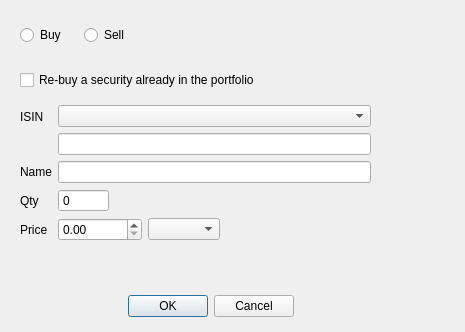
<?xml version="1.0" encoding="UTF-8"?>
<ui version="4.0">
 <class>TransactionDialog</class>
 <widget class="QDialog" name="TransactionDialog">
  <property name="geometry">
   <rect>
    <x>0</x>
    <y>0</y>
    <width>465</width>
    <height>332</height>
   </rect>
  </property>
  <property name="windowTitle">
   <string>Dialog</string>
  </property>
  <widget class="QWidget" name="horizontalLayoutWidget">
   <property name="geometry">
    <rect>
     <x>20</x>
     <y>10</y>
     <width>121</width>
     <height>51</height>
    </rect>
   </property>
   <layout class="QHBoxLayout" name="buySellButtons">
    <item>
     <widget class="QRadioButton" name="buyButton">
      <property name="text">
       <string>Buy</string>
      </property>
     </widget>
    </item>
    <item>
     <widget class="QRadioButton" name="sellButton">
      <property name="text">
       <string>Sell</string>
      </property>
     </widget>
    </item>
   </layout>
  </widget>
  <widget class="QCheckBox" name="rebuyButton">
   <property name="geometry">
    <rect>
     <x>20</x>
     <y>70</y>
     <width>291</width>
     <height>20</height>
    </rect>
   </property>
   <property name="text">
    <string>Re-buy a security already in the portfolio</string>
   </property>
  </widget>
  <widget class="QWidget" name="formLayoutWidget">
   <property name="geometry">
    <rect>
     <x>20</x>
     <y>105</y>
     <width>351</width>
     <height>166</height>
    </rect>
   </property>
   <layout class="QFormLayout" name="formLayout">
    <item row="0" column="0">
     <widget class="QLabel" name="isinLabel">
      <property name="text">
       <string>ISIN</string>
      </property>
     </widget>
    </item>
    <item row="0" column="1">
     <layout class="QVBoxLayout" name="isinLayout">
      <item>
       <widget class="QComboBox" name="isinSelector">
        <property name="enabled">
         <bool>true</bool>
        </property>
        <property name="sizePolicy">
         <sizepolicy hsizetype="Minimum" vsizetype="Fixed">
          <horstretch>0</horstretch>
          <verstretch>0</verstretch>
         </sizepolicy>
        </property>
        <property name="locale">
         <locale language="English" country="UnitedKingdom"/>
        </property>
       </widget>
      </item>
      <item>
       <widget class="QLineEdit" name="isinField">
        <property name="sizePolicy">
         <sizepolicy hsizetype="Minimum" vsizetype="Fixed">
          <horstretch>0</horstretch>
          <verstretch>0</verstretch>
         </sizepolicy>
        </property>
       </widget>
      </item>
     </layout>
    </item>
    <item row="1" column="0">
     <widget class="QLabel" name="nameLabel">
      <property name="text">
       <string>Name</string>
      </property>
     </widget>
    </item>
    <item row="1" column="1">
     <widget class="QLineEdit" name="nameField">
      <property name="sizePolicy">
       <sizepolicy hsizetype="Minimum" vsizetype="Fixed">
        <horstretch>0</horstretch>
        <verstretch>0</verstretch>
       </sizepolicy>
      </property>
     </widget>
    </item>
    <item row="2" column="0">
     <widget class="QLabel" name="qtyLabel">
      <property name="text">
       <string>Qty</string>
      </property>
     </widget>
    </item>
    <item row="2" column="1">
     <widget class="QSpinBox" name="qtyField">
      <property name="sizePolicy">
       <sizepolicy hsizetype="Maximum" vsizetype="Fixed">
        <horstretch>0</horstretch>
        <verstretch>0</verstretch>
       </sizepolicy>
      </property>
      <property name="frame">
       <bool>true</bool>
      </property>
      <property name="buttonSymbols">
       <enum>QAbstractSpinBox::ButtonSymbols::NoButtons</enum>
      </property>
      <property name="correctionMode">
       <enum>QAbstractSpinBox::CorrectionMode::CorrectToNearestValue</enum>
      </property>
      <property name="maximum">
       <number>1000000</number>
      </property>
     </widget>
    </item>
    <item row="3" column="0">
     <widget class="QLabel" name="priceLabel">
      <property name="text">
       <string>Price</string>
      </property>
     </widget>
    </item>
    <item row="3" column="1">
     <layout class="QHBoxLayout" name="priceCurrencyLayout">
      <item>
       <widget class="QDoubleSpinBox" name="priceField">
        <property name="sizePolicy">
         <sizepolicy hsizetype="Maximum" vsizetype="Fixed">
          <horstretch>0</horstretch>
          <verstretch>0</verstretch>
         </sizepolicy>
        </property>
        <property name="locale">
         <locale language="English" country="UnitedKingdom"/>
        </property>
        <property name="correctionMode">
         <enum>QAbstractSpinBox::CorrectionMode::CorrectToNearestValue</enum>
        </property>
        <property name="maximum">
         <double>1000000.000000000000000</double>
        </property>
       </widget>
      </item>
      <item>
       <widget class="QComboBox" name="currencySelector">
        <property name="sizePolicy">
         <sizepolicy hsizetype="Maximum" vsizetype="Fixed">
          <horstretch>0</horstretch>
          <verstretch>0</verstretch>
         </sizepolicy>
        </property>
       </widget>
      </item>
      <item>
       <spacer name="horizontalSpacer">
        <property name="orientation">
         <enum>Qt::Orientation::Horizontal</enum>
        </property>
        <property name="sizeHint" stdset="0">
         <size>
          <width>40</width>
          <height>20</height>
         </size>
        </property>
       </spacer>
      </item>
     </layout>
    </item>
   </layout>
  </widget>
  <widget class="QDialogButtonBox" name="dialogButtons">
   <property name="geometry">
    <rect>
     <x>90</x>
     <y>290</y>
     <width>241</width>
     <height>32</height>
    </rect>
   </property>
   <property name="standardButtons">
    <set>QDialogButtonBox::StandardButton::Cancel|QDialogButtonBox::StandardButton::Ok</set>
   </property>
   <property name="centerButtons">
    <bool>true</bool>
   </property>
  </widget>
 </widget>
 <resources/>
 <connections/>
</ui>
